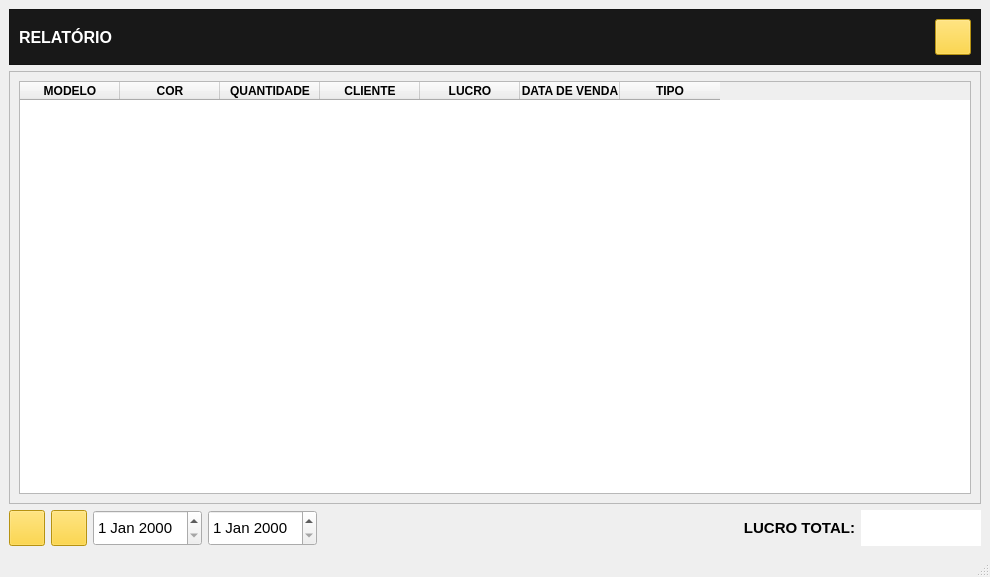
<?xml version="1.0" encoding="UTF-8"?>
<ui version="4.0">
 <class>MainWindow</class>
 <widget class="QMainWindow" name="MainWindow">
  <property name="geometry">
   <rect>
    <x>0</x>
    <y>0</y>
    <width>990</width>
    <height>577</height>
   </rect>
  </property>
  <property name="minimumSize">
   <size>
    <width>0</width>
    <height>0</height>
   </size>
  </property>
  <property name="windowTitle">
   <string>MALOCH</string>
  </property>
  <property name="windowIcon">
   <iconset>
    <normaloff>../SCR/maloch.ico</normaloff>../SCR/maloch.ico</iconset>
  </property>
  <widget class="QWidget" name="centralwidget">
   <layout class="QGridLayout" name="gridLayout_2">
    <item row="0" column="0" colspan="8">
     <widget class="QFrame" name="frame_gamboa">
      <property name="minimumSize">
       <size>
        <width>0</width>
        <height>49</height>
       </size>
      </property>
      <property name="styleSheet">
       <string notr="true">background-color: rgb(24, 24, 24);</string>
      </property>
      <property name="frameShape">
       <enum>QFrame::StyledPanel</enum>
      </property>
      <property name="frameShadow">
       <enum>QFrame::Raised</enum>
      </property>
      <layout class="QGridLayout" name="gridLayout_3">
       <item row="0" column="0">
        <widget class="QLabel" name="label">
         <property name="font">
          <font>
           <family>Segoe UI Symbol</family>
           <pointsize>12</pointsize>
           <weight>75</weight>
           <bold>true</bold>
          </font>
         </property>
         <property name="styleSheet">
          <string notr="true">color: rgb(255, 255, 255);</string>
         </property>
         <property name="text">
          <string>RELATÓRIO</string>
         </property>
        </widget>
       </item>
       <item row="0" column="1">
        <widget class="QPushButton" name="imp">
         <property name="minimumSize">
          <size>
           <width>0</width>
           <height>36</height>
          </size>
         </property>
         <property name="maximumSize">
          <size>
           <width>36</width>
           <height>36</height>
          </size>
         </property>
         <property name="font">
          <font>
           <family>Segoe UI Symbol</family>
           <pointsize>10</pointsize>
           <weight>75</weight>
           <bold>true</bold>
          </font>
         </property>
         <property name="cursor">
          <cursorShape>PointingHandCursor</cursorShape>
         </property>
         <property name="styleSheet">
          <string notr="true">background-color: rgb(255, 205, 24);
border-radius: 1em;</string>
         </property>
         <property name="text">
          <string/>
         </property>
         <property name="icon">
          <iconset>
           <normaloff>../SCR/imp.png</normaloff>../SCR/imp.png</iconset>
         </property>
         <property name="iconSize">
          <size>
           <width>20</width>
           <height>20</height>
          </size>
         </property>
        </widget>
       </item>
      </layout>
     </widget>
    </item>
    <item row="1" column="0" colspan="8">
     <widget class="QFrame" name="frame">
      <property name="sizePolicy">
       <sizepolicy hsizetype="Expanding" vsizetype="Expanding">
        <horstretch>0</horstretch>
        <verstretch>0</verstretch>
       </sizepolicy>
      </property>
      <property name="frameShape">
       <enum>QFrame::StyledPanel</enum>
      </property>
      <property name="frameShadow">
       <enum>QFrame::Raised</enum>
      </property>
      <layout class="QGridLayout" name="gridLayout">
       <item row="0" column="0">
        <widget class="QTableWidget" name="tableWidget">
         <property name="layoutDirection">
          <enum>Qt::LeftToRight</enum>
         </property>
         <property name="autoFillBackground">
          <bool>false</bool>
         </property>
         <property name="styleSheet">
          <string notr="true">selection-background-color:rgb(176, 176, 176);
selection-color: rgb(0, 0, 0);</string>
         </property>
         <property name="editTriggers">
          <set>QAbstractItemView::NoEditTriggers</set>
         </property>
         <property name="selectionBehavior">
          <enum>QAbstractItemView::SelectRows</enum>
         </property>
         <property name="textElideMode">
          <enum>Qt::ElideMiddle</enum>
         </property>
         <column>
          <property name="text">
           <string>MODELO</string>
          </property>
          <property name="font">
           <font>
            <family>Segoe UI Symbol</family>
            <weight>75</weight>
            <bold>true</bold>
           </font>
          </property>
          <property name="textAlignment">
           <set>AlignCenter</set>
          </property>
         </column>
         <column>
          <property name="text">
           <string>COR</string>
          </property>
          <property name="font">
           <font>
            <family>Segoe UI Symbol</family>
            <weight>75</weight>
            <bold>true</bold>
           </font>
          </property>
          <property name="textAlignment">
           <set>AlignCenter</set>
          </property>
         </column>
         <column>
          <property name="text">
           <string>QUANTIDADE</string>
          </property>
          <property name="font">
           <font>
            <family>Segoe UI Symbol</family>
            <weight>75</weight>
            <bold>true</bold>
           </font>
          </property>
          <property name="textAlignment">
           <set>AlignCenter</set>
          </property>
         </column>
         <column>
          <property name="text">
           <string>CLIENTE</string>
          </property>
          <property name="font">
           <font>
            <family>Segoe UI Symbol</family>
            <weight>75</weight>
            <bold>true</bold>
           </font>
          </property>
          <property name="textAlignment">
           <set>AlignCenter</set>
          </property>
         </column>
         <column>
          <property name="text">
           <string>LUCRO</string>
          </property>
          <property name="font">
           <font>
            <family>Segoe UI Symbol</family>
            <weight>75</weight>
            <bold>true</bold>
           </font>
          </property>
          <property name="textAlignment">
           <set>AlignCenter</set>
          </property>
         </column>
         <column>
          <property name="text">
           <string>DATA DE VENDA</string>
          </property>
          <property name="font">
           <font>
            <family>Segoe UI Symbol</family>
            <weight>75</weight>
            <bold>true</bold>
           </font>
          </property>
          <property name="textAlignment">
           <set>AlignCenter</set>
          </property>
         </column>
         <column>
          <property name="text">
           <string>TIPO</string>
          </property>
          <property name="font">
           <font>
            <family>Segoe UI Symbol</family>
            <weight>75</weight>
            <bold>true</bold>
           </font>
          </property>
          <property name="textAlignment">
           <set>AlignCenter</set>
          </property>
         </column>
        </widget>
       </item>
      </layout>
     </widget>
    </item>
    <item row="2" column="5">
     <widget class="QLabel" name="label_3">
      <property name="font">
       <font>
        <family>Segoe UI Symbol</family>
        <pointsize>10</pointsize>
       </font>
      </property>
      <property name="styleSheet">
       <string notr="true">color:rgb(63, 189, 0);</string>
      </property>
      <property name="text">
       <string/>
      </property>
     </widget>
    </item>
    <item row="2" column="6">
     <widget class="QLabel" name="label_4">
      <property name="font">
       <font>
        <family>Segoe UI Symbol</family>
        <pointsize>11</pointsize>
        <weight>75</weight>
        <bold>true</bold>
       </font>
      </property>
      <property name="text">
       <string>LUCRO TOTAL:</string>
      </property>
      <property name="alignment">
       <set>Qt::AlignRight|Qt::AlignTrailing|Qt::AlignVCenter</set>
      </property>
     </widget>
    </item>
    <item row="2" column="7">
     <widget class="QLabel" name="label_2">
      <property name="minimumSize">
       <size>
        <width>0</width>
        <height>36</height>
       </size>
      </property>
      <property name="maximumSize">
       <size>
        <width>120</width>
        <height>16777215</height>
       </size>
      </property>
      <property name="font">
       <font>
        <family>Segoe UI Symbol</family>
        <pointsize>11</pointsize>
       </font>
      </property>
      <property name="styleSheet">
       <string notr="true">border-radius: 1em;
background-color: rgb(255, 255, 255);</string>
      </property>
      <property name="text">
       <string/>
      </property>
      <property name="alignment">
       <set>Qt::AlignCenter</set>
      </property>
     </widget>
    </item>
    <item row="2" column="0">
     <widget class="QPushButton" name="limpar">
      <property name="minimumSize">
       <size>
        <width>0</width>
        <height>36</height>
       </size>
      </property>
      <property name="maximumSize">
       <size>
        <width>36</width>
        <height>36</height>
       </size>
      </property>
      <property name="font">
       <font>
        <family>Segoe UI Symbol</family>
        <pointsize>10</pointsize>
        <weight>75</weight>
        <bold>true</bold>
       </font>
      </property>
      <property name="cursor">
       <cursorShape>PointingHandCursor</cursorShape>
      </property>
      <property name="styleSheet">
       <string notr="true">background-color: rgb(255, 205, 24);
border-radius: 1em;</string>
      </property>
      <property name="text">
       <string/>
      </property>
      <property name="icon">
       <iconset>
        <normaloff>../SCR/limpar.png</normaloff>../SCR/limpar.png</iconset>
      </property>
     </widget>
    </item>
    <item row="2" column="1">
     <widget class="QPushButton" name="filtro_2">
      <property name="minimumSize">
       <size>
        <width>0</width>
        <height>36</height>
       </size>
      </property>
      <property name="maximumSize">
       <size>
        <width>36</width>
        <height>36</height>
       </size>
      </property>
      <property name="font">
       <font>
        <family>Segoe UI Symbol</family>
        <pointsize>10</pointsize>
        <weight>75</weight>
        <bold>true</bold>
       </font>
      </property>
      <property name="cursor">
       <cursorShape>PointingHandCursor</cursorShape>
      </property>
      <property name="styleSheet">
       <string notr="true">background-color: rgb(255, 205, 24);
border-radius: 1em;</string>
      </property>
      <property name="text">
       <string/>
      </property>
      <property name="icon">
       <iconset>
        <normaloff>../SCR/lupa.png</normaloff>../SCR/lupa.png</iconset>
      </property>
      <property name="iconSize">
       <size>
        <width>16</width>
        <height>16</height>
       </size>
      </property>
     </widget>
    </item>
    <item row="2" column="2">
     <widget class="QDateEdit" name="dateEdit">
      <property name="minimumSize">
       <size>
        <width>0</width>
        <height>36</height>
       </size>
      </property>
      <property name="maximumSize">
       <size>
        <width>109</width>
        <height>16777215</height>
       </size>
      </property>
      <property name="font">
       <font>
        <family>Segoe UI Symbol</family>
        <pointsize>11</pointsize>
       </font>
      </property>
      <property name="styleSheet">
       <string notr="true">border-radius: 1em;</string>
      </property>
     </widget>
    </item>
    <item row="2" column="3">
     <widget class="QDateEdit" name="dateEdit_2">
      <property name="minimumSize">
       <size>
        <width>0</width>
        <height>36</height>
       </size>
      </property>
      <property name="maximumSize">
       <size>
        <width>109</width>
        <height>16777215</height>
       </size>
      </property>
      <property name="font">
       <font>
        <family>Segoe UI Symbol</family>
        <pointsize>11</pointsize>
       </font>
      </property>
      <property name="styleSheet">
       <string notr="true">border-radius: 1em;</string>
      </property>
     </widget>
    </item>
   </layout>
  </widget>
  <widget class="QStatusBar" name="statusbar"/>
 </widget>
 <resources/>
 <connections/>
</ui>
